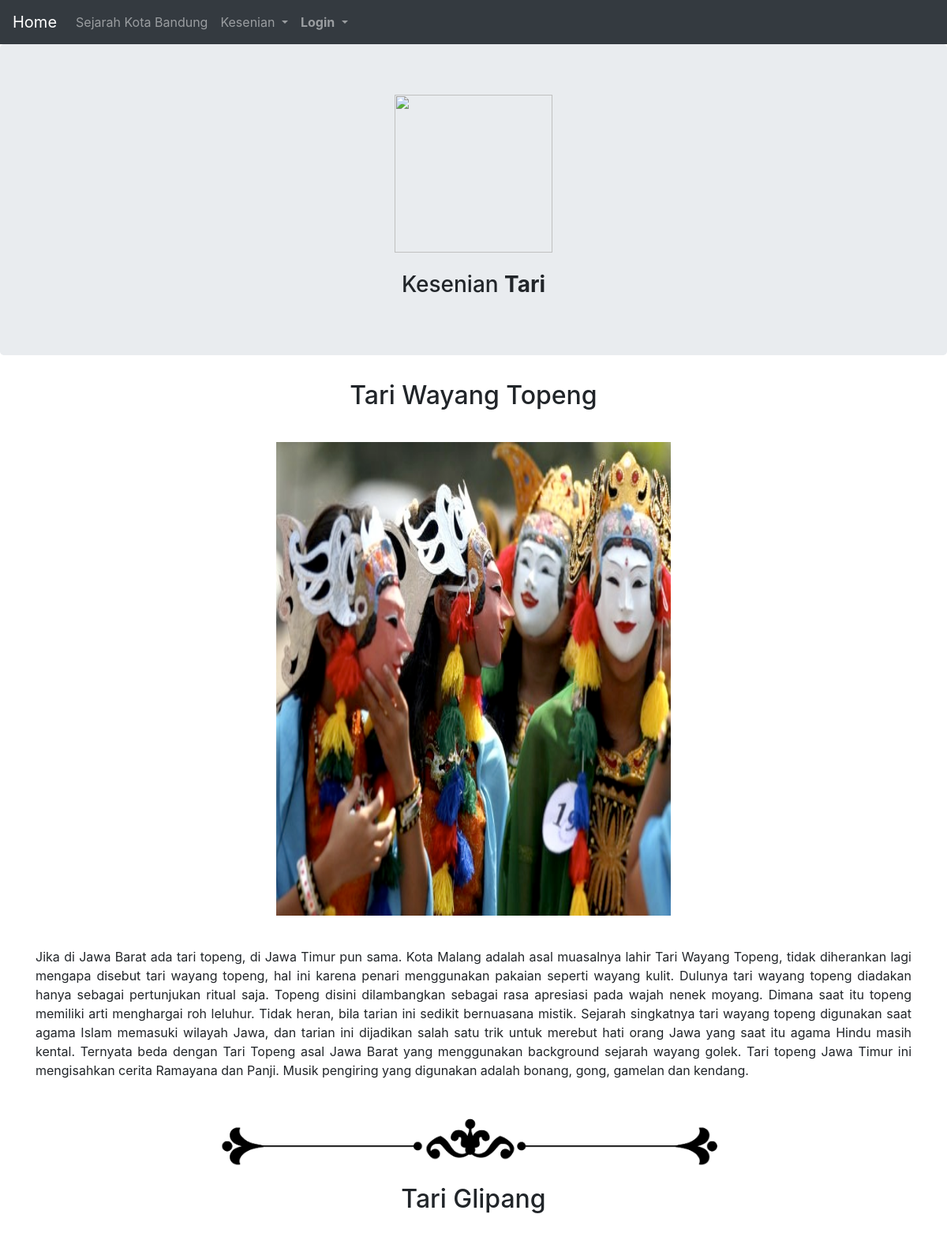
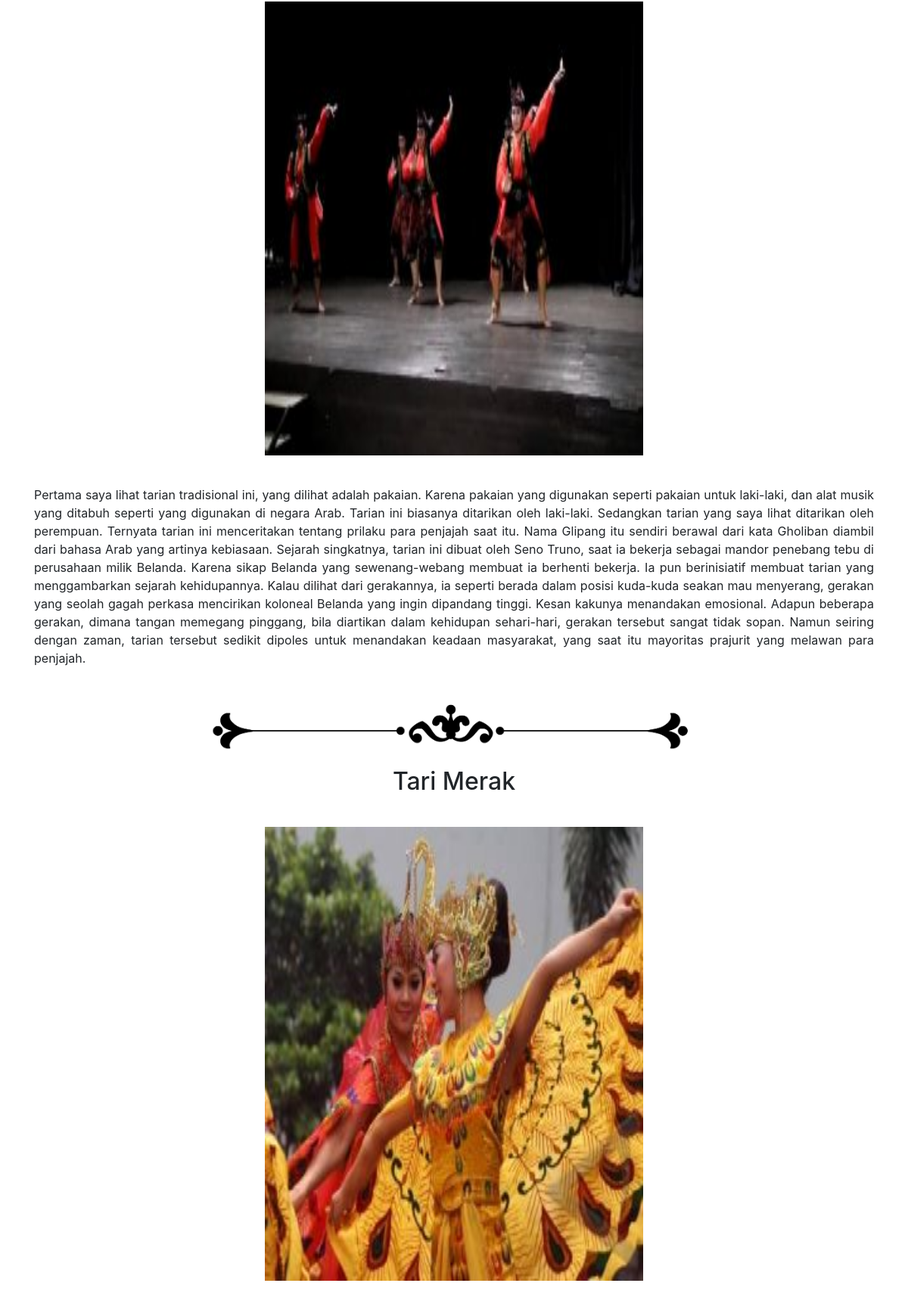
Screenshot of /keseniantari.php (upper part) with the database file from the repository (2 pictures, top to bottom).
### tables this page shows
CREATE TABLE `keseniantari` (
  `id` int(100) NOT NULL,
  `user` varchar(100) NOT NULL,
  `judul` varchar(100) NOT NULL,
  `gambar` varchar(200) NOT NULL,
  `isi` text NOT NULL
);

### keseniantari.php (the view, shortened to what this page needs)
<?php
	include 'navbar.php';
	include_once 'konek.php';
	$tampil = mysqli_query($dbcon,"SELECT * FROM keseniantari");
?>
<div class="jumbotron text-center">
	<img src = "http://jogjabelajar.jogjaprov.go.id/jbbudaya/upload/media/Tari%20Tradisional.png.png" style="width:200px;height:200px;">
	 </br><h3>Kesenian <b>Tari</b></h3></div>
<?php while ($data=mysqli_fetch_array($tampil)) { ?>
<form method="POST" action="">
<div class="container text-center">
	<p style="text-align:justify;"> <h2> <?php echo $data['judul'];?></h2> </p>
	<p> <?php echo "<img src='gambar2/".$data['gambar']."' width='500px' height='600px'/>";?></p>
  </div>
  <div class="container">
	<p style="text-align:justify;" width="100%"> <?php echo $data['isi'] ?> </p>
  </div>
  <center>
	<img src = "line.png" style="height:100px;width:700px">
</center>
  </form>
<?php } ?>

### rows the page displays
keseniantari: judul "Tari Wayang Topeng", gambar (picture), isi "Jika di Jawa Barat ada tari topeng, di Jawa Timur pun sama. Kota Malang adalah asal muasalnya lahir Tari Wayang Topeng, tidak diherankan lagi mengapa disebut tari wayang topeng, hal ini karena penari menggunakan pakaian seperti wayang kulit. Dulunya tari wayang topeng diadakan hanya sebagai pertunjukan ritual saja. Topeng disini dilambangkan sebagai rasa apresiasi pada wajah nenek moyang. Dimana saat itu topeng memiliki arti menghargai roh leluhur. Tidak heran, bila tarian ini sedikit bernuasana mistik. Sejarah singkatnya tari wayang topeng digunakan saat agama Islam memasuki wilayah Jawa, dan tarian ini dijadikan salah satu trik untuk merebut hati orang Jawa yang saat itu agama Hindu masih…"
keseniantari: judul "Tari Glipang", gambar (picture), isi "Pertama saya lihat tarian tradisional ini, yang dilihat adalah pakaian. Karena pakaian yang digunakan seperti pakaian untuk laki-laki, dan alat musik yang ditabuh seperti yang digunakan di negara Arab. Tarian ini biasanya ditarikan oleh laki-laki. Sedangkan tarian yang saya lihat ditarikan oleh perempuan. Ternyata tarian ini menceritakan tentang prilaku para penjajah saat itu. Nama Glipang itu sendiri berawal dari kata Gholiban diambil dari bahasa Arab yang artinya kebiasaan. Sejarah singkatnya, tarian ini dibuat oleh Seno Truno, saat ia bekerja sebagai mandor penebang tebu di perusahaan milik Belanda. Karena sikap Belanda yang sewenang-webang membuat ia berhenti bekerja. Ia pun…"
keseniantari: judul "Tari Merak", gambar (picture)
